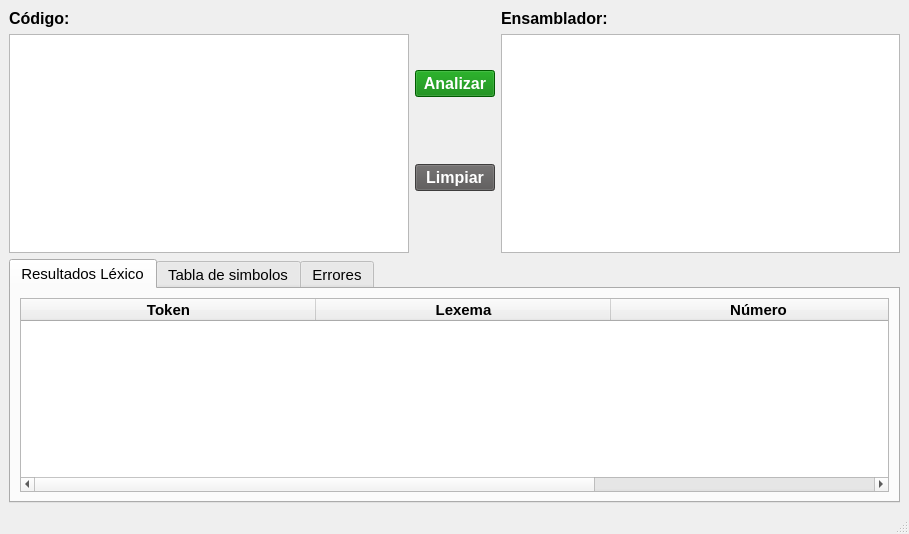
<?xml version="1.0" encoding="UTF-8"?>
<ui version="4.0">
 <class>MainWindow</class>
 <widget class="QMainWindow" name="MainWindow">
  <property name="geometry">
   <rect>
    <x>0</x>
    <y>0</y>
    <width>909</width>
    <height>534</height>
   </rect>
  </property>
  <property name="maximumSize">
   <size>
    <width>909</width>
    <height>534</height>
   </size>
  </property>
  <property name="windowTitle">
   <string>Analizador Sintáctico</string>
  </property>
  <widget class="QWidget" name="centralwidget">
   <layout class="QGridLayout" name="gridLayout">
    <item row="0" column="1">
     <layout class="QVBoxLayout" name="verticalLayout_3">
      <item>
       <widget class="QPushButton" name="analyzePB">
        <property name="font">
         <font>
          <pointsize>12</pointsize>
          <weight>75</weight>
          <bold>true</bold>
         </font>
        </property>
        <property name="styleSheet">
         <string notr="true">background-color: green;
color: white;</string>
        </property>
        <property name="text">
         <string>Analizar</string>
        </property>
       </widget>
      </item>
      <item>
       <widget class="QPushButton" name="clearPB">
        <property name="font">
         <font>
          <pointsize>12</pointsize>
          <weight>75</weight>
          <bold>true</bold>
         </font>
        </property>
        <property name="styleSheet">
         <string notr="true">background-color: rgb(87, 85, 85);
color: white;</string>
        </property>
        <property name="text">
         <string>Limpiar</string>
        </property>
       </widget>
      </item>
     </layout>
    </item>
    <item row="0" column="0">
     <layout class="QVBoxLayout" name="verticalLayout">
      <item>
       <widget class="QLabel" name="codeTextLB">
        <property name="font">
         <font>
          <pointsize>12</pointsize>
          <weight>75</weight>
          <bold>true</bold>
         </font>
        </property>
        <property name="text">
         <string>Código:</string>
        </property>
       </widget>
      </item>
      <item>
       <widget class="QTextEdit" name="codeTextEdit">
        <property name="font">
         <font>
          <family>JetBrains Mono</family>
          <pointsize>12</pointsize>
          <weight>75</weight>
          <bold>true</bold>
         </font>
        </property>
       </widget>
      </item>
     </layout>
    </item>
    <item row="0" column="2">
     <layout class="QVBoxLayout" name="verticalLayout_2">
      <item>
       <widget class="QLabel" name="assemblyLB">
        <property name="font">
         <font>
          <pointsize>12</pointsize>
          <weight>75</weight>
          <bold>true</bold>
         </font>
        </property>
        <property name="text">
         <string>Ensamblador:</string>
        </property>
       </widget>
      </item>
      <item>
       <widget class="QTextEdit" name="assemblyTextEdit">
        <property name="font">
         <font>
          <family>JetBrains Mono</family>
          <pointsize>12</pointsize>
          <weight>75</weight>
          <bold>true</bold>
         </font>
        </property>
        <property name="readOnly">
         <bool>true</bool>
        </property>
       </widget>
      </item>
     </layout>
    </item>
    <item row="1" column="0" colspan="3">
     <widget class="QTabWidget" name="tabWidget">
      <property name="font">
       <font>
        <pointsize>11</pointsize>
        <weight>50</weight>
        <bold>false</bold>
       </font>
      </property>
      <property name="currentIndex">
       <number>0</number>
      </property>
      <widget class="QWidget" name="lexicTab">
       <attribute name="title">
        <string>Resultados Léxico</string>
       </attribute>
       <layout class="QGridLayout" name="gridLayout_2">
        <item row="0" column="0">
         <widget class="QTableWidget" name="resultsTB">
          <property name="font">
           <font>
            <pointsize>11</pointsize>
            <weight>75</weight>
            <bold>true</bold>
           </font>
          </property>
          <property name="editTriggers">
           <set>QAbstractItemView::NoEditTriggers</set>
          </property>
          <property name="alternatingRowColors">
           <bool>true</bool>
          </property>
          <property name="wordWrap">
           <bool>true</bool>
          </property>
          <attribute name="horizontalHeaderMinimumSectionSize">
           <number>57</number>
          </attribute>
          <attribute name="horizontalHeaderDefaultSectionSize">
           <number>295</number>
          </attribute>
          <attribute name="horizontalHeaderShowSortIndicator" stdset="0">
           <bool>false</bool>
          </attribute>
          <attribute name="horizontalHeaderStretchLastSection">
           <bool>false</bool>
          </attribute>
          <attribute name="verticalHeaderStretchLastSection">
           <bool>false</bool>
          </attribute>
          <column>
           <property name="text">
            <string>Token</string>
           </property>
          </column>
          <column>
           <property name="text">
            <string>Lexema</string>
           </property>
          </column>
          <column>
           <property name="text">
            <string>Número</string>
           </property>
          </column>
         </widget>
        </item>
       </layout>
      </widget>
      <widget class="QWidget" name="tableTab">
       <attribute name="title">
        <string>Tabla de simbolos</string>
       </attribute>
       <layout class="QGridLayout" name="gridLayout_3">
        <item row="0" column="0">
         <widget class="QTableWidget" name="tableSymbol">
          <property name="font">
           <font>
            <pointsize>11</pointsize>
            <weight>75</weight>
            <bold>true</bold>
           </font>
          </property>
          <property name="editTriggers">
           <set>QAbstractItemView::NoEditTriggers</set>
          </property>
          <attribute name="horizontalHeaderMinimumSectionSize">
           <number>220</number>
          </attribute>
          <column>
           <property name="text">
            <string>ID</string>
           </property>
          </column>
          <column>
           <property name="text">
            <string>Tipo</string>
           </property>
          </column>
          <column>
           <property name="text">
            <string>Ámbito</string>
           </property>
          </column>
          <column>
           <property name="text">
            <string>Parámetros</string>
           </property>
          </column>
         </widget>
        </item>
       </layout>
      </widget>
      <widget class="QWidget" name="errorsTab">
       <attribute name="title">
        <string>Errores</string>
       </attribute>
       <layout class="QGridLayout" name="gridLayout_4">
        <item row="0" column="0">
         <widget class="QPlainTextEdit" name="errors">
          <property name="undoRedoEnabled">
           <bool>false</bool>
          </property>
         </widget>
        </item>
       </layout>
      </widget>
     </widget>
    </item>
   </layout>
  </widget>
  <widget class="QMenuBar" name="menubar">
   <property name="geometry">
    <rect>
     <x>0</x>
     <y>0</y>
     <width>909</width>
     <height>22</height>
    </rect>
   </property>
  </widget>
  <widget class="QStatusBar" name="statusbar"/>
 </widget>
 <resources/>
 <connections/>
</ui>
